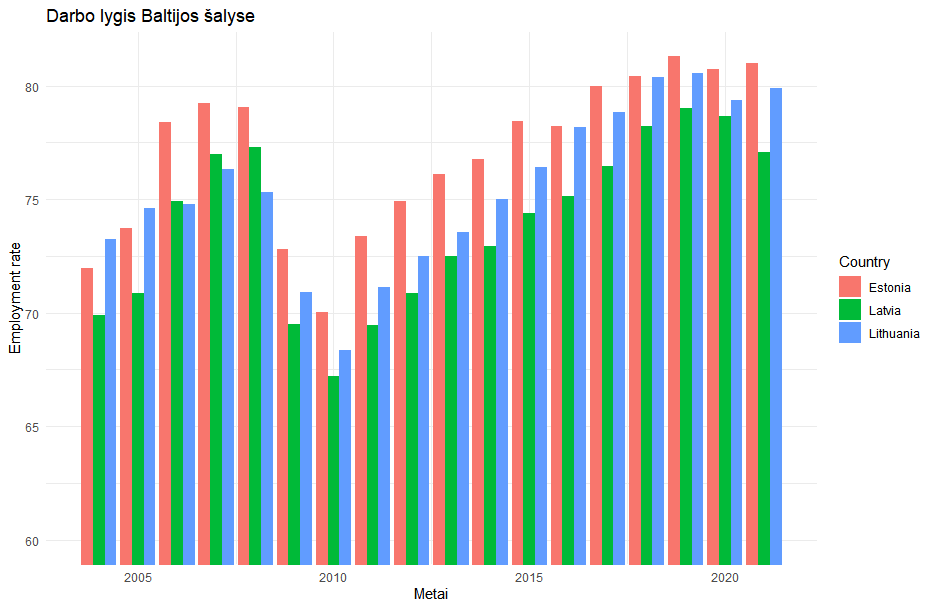

This figure's R source:

data <- read.csv("WellBeing.csv")


indicator <- "Employment rate"
filtered_data <- subset(data, Indicator == indicator)


library(ggplot2)

ggplot(filtered_data, aes(x = TIME, y = Value, fill = Country)) +
  geom_bar(stat = "identity", position = "dodge") +
  labs(x = "Metai", y = indicator, title = "Darbo lygis Baltijos šalyse") +
  theme_minimal() +
  coord_cartesian(ylim = c(60, max(filtered_data$Value)))
